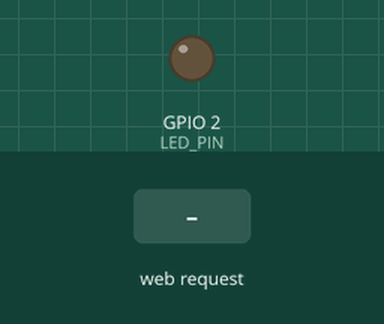
This sketch was run on a simulated ESP32. Parts: output pins drawn as LEDs (lit = HIGH). Dashed ring = blinking. The inputs (shaded band) are chosen by the test bench. WiFi joins after 1.5 s; servers stay silent unless stated; what the sketch prints to the serial monitor is not drawn.

Above: at 3.2 s.
3.3 s: HTTP request GET /send?text=1 received
At 4.4 s:
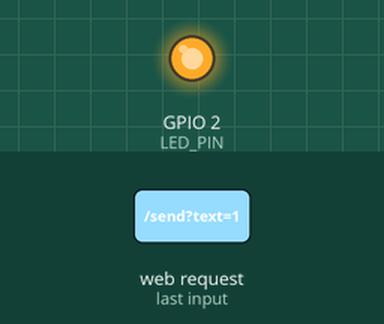
6.3 s: HTTP request GET /send?text=0 received
At 7.3 s:
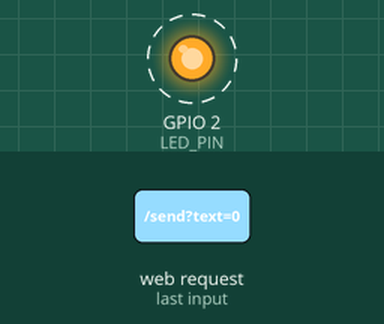
Timing chart, 0 to 14.1 s (numbered marks = the images above; inputs shaded):
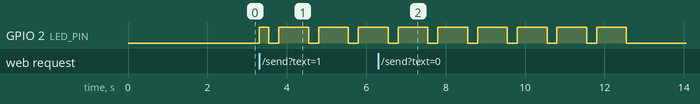

The sketch:

morse_code_web_server.ino
```cpp
/*
  MARVEL Task 6: ESP32 Web-Based Morse Code Generator
  ---------------------------------------------------
  Enter text in a browser. The ESP32 converts letters and digits
  into Morse code and flashes the onboard LED.

  Before uploading:
  1. Replace YOUR_WIFI_NAME and YOUR_WIFI_PASSWORD.
  2. Select your ESP32 board and correct COM/serial port in Arduino IDE.
  3. The default onboard LED pin is GPIO 2; change LED_PIN if your
     particular ESP32 board uses a different pin.

  Supported input: A-Z, 0-9, and spaces.
*/

#include <WiFi.h>
#include <WebServer.h>

const char* ssid = "YOUR_WIFI_NAME";
const char* password = "YOUR_WIFI_PASSWORD";

const int LED_PIN = 2;
WebServer server(80);

const unsigned int DOT_TIME = 250;
const unsigned int DASH_TIME = 750;
const unsigned int SYMBOL_GAP = 250;
const unsigned int LETTER_GAP = 750;
const unsigned int WORD_GAP = 1750;

const char* letters[26] = {
  ".-", "-...", "-.-.", "-..", ".", "..-.", "--.",
  "....", "..", ".---", "-.-", ".-..", "--", "-.",
  "---", ".--.", "--.-", ".-.", "...", "-", "..-",
  "...-", ".--", "-..-", "-.--", "--.."
};

const char* numbers[10] = {
  "-----", ".----", "..---", "...--", "....-",
  ".....", "-....", "--...", "---..", "----."
};

// Basic HTML escaping prevents entered text from being interpreted as HTML.
String escapeHtml(const String& input) {
  String output;
  for (unsigned int i = 0; i < input.length(); i++) {
    char c = input[i];
    if (c == '&') output += "&amp;";
    else if (c == '<') output += "&lt;";
    else if (c == '>') output += "&gt;";
    else if (c == '"') output += "&quot;";
    else if (c == '\'') output += "&#39;";
    else output += c;
  }
  return output;
}

String convertToMorse(String text) {
  text.toUpperCase();
  String morse = "";
  bool previousWasSpace = true;

  for (unsigned int i = 0; i < text.length(); i++) {
    char c = text[i];

    if (c >= 'A' && c <= 'Z') {
      if (morse.length() > 0 && !previousWasSpace) morse += " ";
      morse += letters[c - 'A'];
      previousWasSpace = false;
    } else if (c >= '0' && c <= '9') {
      if (morse.length() > 0 && !previousWasSpace) morse += " ";
      morse += numbers[c - '0'];
      previousWasSpace = false;
    } else if (c == ' ') {
      if (morse.length() > 0 && morse[morse.length() - 1] != '/') {
        morse += " /";
      }
      previousWasSpace = true;
    }
    // Other punctuation is ignored.
  }

  return morse;
}

void dot() {
  digitalWrite(LED_PIN, HIGH);
  delay(DOT_TIME);
  digitalWrite(LED_PIN, LOW);
  delay(SYMBOL_GAP);
}

void dash() {
  digitalWrite(LED_PIN, HIGH);
  delay(DASH_TIME);
  digitalWrite(LED_PIN, LOW);
  delay(SYMBOL_GAP);
}

void flashMorse(const String& morse) {
  for (unsigned int i = 0; i < morse.length(); i++) {
    char symbol = morse[i];

    if (symbol == '.') {
      dot();
    } else if (symbol == '-') {
      dash();
    } else if (symbol == ' ') {
      delay(LETTER_GAP > SYMBOL_GAP ? LETTER_GAP - SYMBOL_GAP : 0);
    } else if (symbol == '/') {
      delay(WORD_GAP > LETTER_GAP ? WORD_GAP - LETTER_GAP : 0);
    }
  }

  digitalWrite(LED_PIN, LOW);
}

String makePage(const String& message = "",
                const String& morse = "",
                const String& status = "Ready") {
  String html = R"HTML(
<!DOCTYPE html>
<html lang="en">
<head>
  <meta charset="UTF-8">
  <meta name="viewport" content="width=device-width, initial-scale=1">
  <title>ESP32 Morse Code Generator</title>
  <style>
    body{font-family:Arial,sans-serif;background:#101820;color:#fff;text-align:center;padding:24px 12px}
    .box{max-width:600px;margin:20px auto;padding:22px;background:#202b36;border-radius:12px}
    input{width:90%;max-width:420px;box-sizing:border-box;padding:12px;font-size:17px;border-radius:6px;border:0}
    button{margin-top:15px;padding:12px 22px;background:#00a86b;color:white;font-size:16px;border:0;border-radius:6px;cursor:pointer}
    .morse{overflow-wrap:anywhere;font-size:20px;line-height:1.7}
    .hint{color:#c4d0dc;font-size:14px}
  </style>
</head>
<body>
  <h1>ESP32 Morse Code Generator</h1>
  <div class="box">
    <form action="/send" method="GET">
      <input type="text" name="text" maxlength="80"
        placeholder="Enter a message (A-Z, 0-9)" required>
      <br><button type="submit">Flash Morse Code</button>
    </form>
    <p class="hint">Supported characters: A-Z, digits 0-9 and spaces.</p>
    <h3>Status</h3><p>)HTML";
  html += escapeHtml(status);
  html += R"HTML(</p><h3>Message</h3><p>)HTML";
  html += escapeHtml(message);
  html += R"HTML(</p><h3>Generated Morse Code</h3><p class="morse">)HTML";
  html += escapeHtml(morse);
  html += R"HTML(</p></div></body></html>)HTML";
  return html;
}

void handleRoot() {
  server.send(200, "text/html; charset=utf-8", makePage());
}

void handleSend() {
  String message = server.arg("text");
  message.trim();

  if (message.length() == 0) {
    server.send(400, "text/html; charset=utf-8",
                makePage("", "", "Please enter a message."));
    return;
  }

  if (message.length() > 80) {
    server.send(400, "text/plain", "Message is too long. Maximum: 80 characters.");
    return;
  }

  String morse = convertToMorse(message);
  if (morse.length() == 0) {
    server.send(400, "text/html; charset=utf-8",
                makePage(message, "", "Please enter letters or digits."));
    return;
  }

  // The browser receives the response before the LED starts flashing.
  server.send(200, "text/html; charset=utf-8",
              makePage(message, morse, "Flashing Morse code..."));

  Serial.println("\n--- Morse transmission ---");
  Serial.print("Message: ");
  Serial.println(message);
  Serial.print("Morse code: ");
  Serial.println(morse);

  flashMorse(morse);
  Serial.println("Morse transmission complete.");
}

void setup() {
  pinMode(LED_PIN, OUTPUT);
  digitalWrite(LED_PIN, LOW);

  Serial.begin(115200);
  delay(500);
  Serial.println("\nMARVEL Task 6 - ESP32 Morse Code Generator");

  WiFi.mode(WIFI_STA);
  WiFi.begin(ssid, password);
  Serial.print("Connecting to Wi-Fi");

  unsigned long startTime = millis();
  while (WiFi.status() != WL_CONNECTED && millis() - startTime < 30000) {
    delay(500);
    Serial.print(".");
  }
  Serial.println();

  if (WiFi.status() != WL_CONNECTED) {
    Serial.println("Wi-Fi connection failed. Check credentials and 2.4 GHz Wi-Fi.");
    return;
  }

  Serial.println("Wi-Fi connected.");
  Serial.print("Open http://");
  Serial.println(WiFi.localIP());

  server.on("/", HTTP_GET, handleRoot);
  server.on("/send", HTTP_GET, handleSend);
  server.onNotFound([]() {
    server.send(404, "text/plain", "Page not found.");
  });
  server.begin();
  Serial.println("Web server started.");
}

void loop() {
  if (WiFi.status() == WL_CONNECTED) {
    server.handleClient();
  }
}
```

Measured:
- after the input at 3.3 s, GPIO 2 (LED_PIN): LOW → HIGH at once, then repeats every 1.0 s: LOW 0.25 s, HIGH 0.75 s
